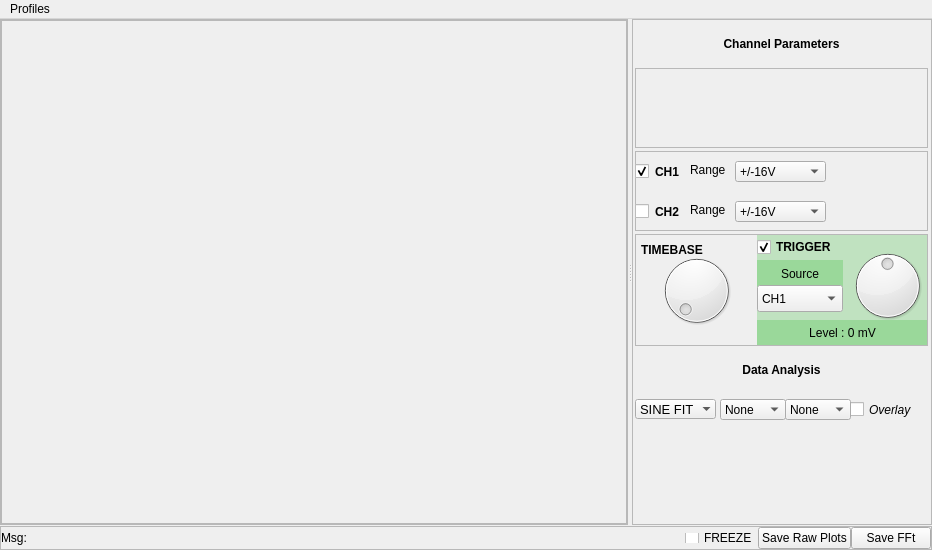
<?xml version="1.0" encoding="UTF-8"?>
<ui version="4.0">
 <class>MainWindow</class>
 <widget class="QMainWindow" name="MainWindow">
  <property name="geometry">
   <rect>
    <x>0</x>
    <y>0</y>
    <width>932</width>
    <height>550</height>
   </rect>
  </property>
  <property name="minimumSize">
   <size>
    <width>300</width>
    <height>0</height>
   </size>
  </property>
  <property name="mouseTracking">
   <bool>false</bool>
  </property>
  <property name="windowTitle">
   <string>Amplitude Modulation</string>
  </property>
  <property name="windowIcon">
   <iconset>
    <normaloff>../../../../../../usr/share/pixmaps/cubeview48.png</normaloff>../../../../../../usr/share/pixmaps/cubeview48.png</iconset>
  </property>
  <property name="windowOpacity">
   <double>1.000000000000000</double>
  </property>
  <property name="toolTip">
   <string/>
  </property>
  <property name="autoFillBackground">
   <bool>false</bool>
  </property>
  <property name="styleSheet">
   <string notr="true"/>
  </property>
  <property name="toolButtonStyle">
   <enum>Qt::ToolButtonIconOnly</enum>
  </property>
  <property name="tabShape">
   <enum>QTabWidget::Rounded</enum>
  </property>
  <widget class="QWidget" name="centralwidget">
   <property name="layoutDirection">
    <enum>Qt::LeftToRight</enum>
   </property>
   <property name="class" stdset="0">
    <string>PeripheralCollection</string>
   </property>
   <layout class="QGridLayout" name="gridLayout">
    <property name="margin">
     <number>0</number>
    </property>
    <property name="spacing">
     <number>0</number>
    </property>
    <item row="0" column="0">
     <layout class="QVBoxLayout" name="verticalLayout_3">
      <property name="spacing">
       <number>1</number>
      </property>
      <item>
       <widget class="QSplitter" name="splitter">
        <property name="sizePolicy">
         <sizepolicy hsizetype="MinimumExpanding" vsizetype="MinimumExpanding">
          <horstretch>0</horstretch>
          <verstretch>0</verstretch>
         </sizepolicy>
        </property>
        <property name="orientation">
         <enum>Qt::Horizontal</enum>
        </property>
        <widget class="QFrame" name="plot_area_frame">
         <property name="frameShape">
          <enum>QFrame::StyledPanel</enum>
         </property>
         <property name="frameShadow">
          <enum>QFrame::Raised</enum>
         </property>
         <layout class="QVBoxLayout" name="verticalLayout_4">
          <property name="spacing">
           <number>0</number>
          </property>
          <property name="margin">
           <number>0</number>
          </property>
          <item>
           <widget class="QScrollArea" name="scrollArea">
            <property name="widgetResizable">
             <bool>true</bool>
            </property>
            <widget class="QWidget" name="scrollAreaWidgetContents">
             <property name="geometry">
              <rect>
               <x>0</x>
               <y>0</y>
               <width>620</width>
               <height>487</height>
              </rect>
             </property>
             <layout class="QVBoxLayout" name="plot_area">
              <property name="spacing">
               <number>0</number>
              </property>
              <property name="margin">
               <number>0</number>
              </property>
             </layout>
            </widget>
           </widget>
          </item>
         </layout>
        </widget>
        <widget class="QFrame" name="frame_4">
         <property name="sizePolicy">
          <sizepolicy hsizetype="Maximum" vsizetype="Maximum">
           <horstretch>0</horstretch>
           <verstretch>0</verstretch>
          </sizepolicy>
         </property>
         <property name="minimumSize">
          <size>
           <width>300</width>
           <height>0</height>
          </size>
         </property>
         <property name="maximumSize">
          <size>
           <width>300</width>
           <height>16777215</height>
          </size>
         </property>
         <property name="layoutDirection">
          <enum>Qt::LeftToRight</enum>
         </property>
         <property name="frameShape">
          <enum>QFrame::StyledPanel</enum>
         </property>
         <property name="frameShadow">
          <enum>QFrame::Raised</enum>
         </property>
         <property name="class" stdset="0">
          <string>PeripheralCollection</string>
         </property>
         <layout class="QVBoxLayout" name="verticalLayout_2" stretch="1,0,1,0,1,1,2">
          <property name="spacing">
           <number>3</number>
          </property>
          <property name="sizeConstraint">
           <enum>QLayout::SetDefaultConstraint</enum>
          </property>
          <property name="leftMargin">
           <number>2</number>
          </property>
          <property name="topMargin">
           <number>2</number>
          </property>
          <property name="rightMargin">
           <number>3</number>
          </property>
          <property name="bottomMargin">
           <number>2</number>
          </property>
          <item>
           <widget class="QLabel" name="label_3">
            <property name="font">
             <font>
              <weight>75</weight>
              <bold>true</bold>
             </font>
            </property>
            <property name="text">
             <string>Channel Parameters</string>
            </property>
            <property name="alignment">
             <set>Qt::AlignCenter</set>
            </property>
            <property name="margin">
             <number>5</number>
            </property>
           </widget>
          </item>
          <item>
           <widget class="QFrame" name="frame">
            <property name="minimumSize">
             <size>
              <width>0</width>
              <height>80</height>
             </size>
            </property>
            <property name="frameShape">
             <enum>QFrame::StyledPanel</enum>
            </property>
            <property name="frameShadow">
             <enum>QFrame::Raised</enum>
            </property>
            <layout class="QHBoxLayout" name="WidgetLayout"/>
           </widget>
          </item>
          <item>
           <widget class="QFrame" name="frame_11">
            <property name="minimumSize">
             <size>
              <width>0</width>
              <height>80</height>
             </size>
            </property>
            <property name="maximumSize">
             <size>
              <width>16777215</width>
              <height>115</height>
             </size>
            </property>
            <property name="frameShape">
             <enum>QFrame::StyledPanel</enum>
            </property>
            <property name="frameShadow">
             <enum>QFrame::Raised</enum>
            </property>
            <property name="class" stdset="0">
             <string>PeripheralCollectionInner</string>
            </property>
            <widget class="QLabel" name="CH1_LABEL">
             <property name="geometry">
              <rect>
               <x>20</x>
               <y>10</y>
               <width>51</width>
               <height>21</height>
              </rect>
             </property>
             <property name="font">
              <font>
               <weight>75</weight>
               <bold>true</bold>
              </font>
             </property>
             <property name="text">
              <string>CH1</string>
             </property>
            </widget>
            <widget class="QLabel" name="CH2_LABEL">
             <property name="geometry">
              <rect>
               <x>20</x>
               <y>50</y>
               <width>51</width>
               <height>21</height>
              </rect>
             </property>
             <property name="font">
              <font>
               <weight>75</weight>
               <bold>true</bold>
              </font>
             </property>
             <property name="text">
              <string>CH2</string>
             </property>
            </widget>
            <widget class="QComboBox" name="CH1GainBox">
             <property name="geometry">
              <rect>
               <x>100</x>
               <y>10</y>
               <width>91</width>
               <height>21</height>
              </rect>
             </property>
             <item>
              <property name="text">
               <string>+/-16V</string>
              </property>
             </item>
             <item>
              <property name="text">
               <string>+/-8V</string>
              </property>
             </item>
             <item>
              <property name="text">
               <string>+/-4V</string>
              </property>
             </item>
             <item>
              <property name="text">
               <string>+/-3V</string>
              </property>
             </item>
             <item>
              <property name="text">
               <string>+/-2V</string>
              </property>
             </item>
             <item>
              <property name="text">
               <string>+/-1.5V</string>
              </property>
             </item>
             <item>
              <property name="text">
               <string>+/-1V</string>
              </property>
             </item>
             <item>
              <property name="text">
               <string>+/-500mV</string>
              </property>
             </item>
            </widget>
            <widget class="QLabel" name="label_30">
             <property name="geometry">
              <rect>
               <x>55</x>
               <y>10</y>
               <width>51</width>
               <height>17</height>
              </rect>
             </property>
             <property name="text">
              <string>Range</string>
             </property>
            </widget>
            <widget class="QLabel" name="label_31">
             <property name="geometry">
              <rect>
               <x>55</x>
               <y>50</y>
               <width>51</width>
               <height>17</height>
              </rect>
             </property>
             <property name="text">
              <string>Range</string>
             </property>
            </widget>
            <widget class="QCheckBox" name="CH1_ENABLE">
             <property name="geometry">
              <rect>
               <x>0</x>
               <y>10</y>
               <width>21</width>
               <height>20</height>
              </rect>
             </property>
             <property name="text">
              <string/>
             </property>
             <property name="checked">
              <bool>true</bool>
             </property>
            </widget>
            <widget class="QCheckBox" name="CH2_ENABLE">
             <property name="geometry">
              <rect>
               <x>0</x>
               <y>50</y>
               <width>21</width>
               <height>20</height>
              </rect>
             </property>
             <property name="text">
              <string/>
             </property>
            </widget>
            <widget class="QComboBox" name="CH2GainBox">
             <property name="geometry">
              <rect>
               <x>100</x>
               <y>50</y>
               <width>91</width>
               <height>21</height>
              </rect>
             </property>
             <item>
              <property name="text">
               <string>+/-16V</string>
              </property>
             </item>
             <item>
              <property name="text">
               <string>+/-8V</string>
              </property>
             </item>
             <item>
              <property name="text">
               <string>+/-4V</string>
              </property>
             </item>
             <item>
              <property name="text">
               <string>+/-3V</string>
              </property>
             </item>
             <item>
              <property name="text">
               <string>+/-2V</string>
              </property>
             </item>
             <item>
              <property name="text">
               <string>+/-1.5V</string>
              </property>
             </item>
             <item>
              <property name="text">
               <string>+/-1V</string>
              </property>
             </item>
             <item>
              <property name="text">
               <string>+/-500mV</string>
              </property>
             </item>
            </widget>
           </widget>
          </item>
          <item>
           <widget class="QFrame" name="frame_5">
            <property name="minimumSize">
             <size>
              <width>0</width>
              <height>100</height>
             </size>
            </property>
            <property name="frameShape">
             <enum>QFrame::StyledPanel</enum>
            </property>
            <property name="frameShadow">
             <enum>QFrame::Raised</enum>
            </property>
            <layout class="QHBoxLayout" name="horizontalLayout_2">
             <property name="spacing">
              <number>3</number>
             </property>
             <property name="margin">
              <number>0</number>
             </property>
             <item>
              <widget class="QFrame" name="frame_2">
               <property name="sizePolicy">
                <sizepolicy hsizetype="Preferred" vsizetype="Preferred">
                 <horstretch>0</horstretch>
                 <verstretch>0</verstretch>
                </sizepolicy>
               </property>
               <property name="minimumSize">
                <size>
                 <width>118</width>
                 <height>40</height>
                </size>
               </property>
               <property name="maximumSize">
                <size>
                 <width>16777215</width>
                 <height>110</height>
                </size>
               </property>
               <property name="frameShape">
                <enum>QFrame::NoFrame</enum>
               </property>
               <property name="frameShadow">
                <enum>QFrame::Raised</enum>
               </property>
               <property name="class" stdset="0">
                <string>PeripheralCollectionInner</string>
               </property>
               <widget class="QLabel" name="label_49">
                <property name="geometry">
                 <rect>
                  <x>5</x>
                  <y>5</y>
                  <width>66</width>
                  <height>19</height>
                 </rect>
                </property>
                <property name="sizePolicy">
                 <sizepolicy hsizetype="Maximum" vsizetype="Preferred">
                  <horstretch>0</horstretch>
                  <verstretch>0</verstretch>
                 </sizepolicy>
                </property>
                <property name="font">
                 <font>
                  <pointsize>9</pointsize>
                  <weight>75</weight>
                  <italic>false</italic>
                  <bold>true</bold>
                 </font>
                </property>
                <property name="text">
                 <string>TIMEBASE</string>
                </property>
               </widget>
               <widget class="QLabel" name="time_label">
                <property name="geometry">
                 <rect>
                  <x>0</x>
                  <y>86</y>
                  <width>116</width>
                  <height>21</height>
                 </rect>
                </property>
                <property name="font">
                 <font>
                  <pointsize>9</pointsize>
                 </font>
                </property>
                <property name="text">
                 <string/>
                </property>
                <property name="alignment">
                 <set>Qt::AlignCenter</set>
                </property>
               </widget>
               <widget class="QDial" name="dial">
                <property name="geometry">
                 <rect>
                  <x>20</x>
                  <y>10</y>
                  <width>81</width>
                  <height>91</height>
                 </rect>
                </property>
                <property name="maximum">
                 <number>9</number>
                </property>
                <property name="pageStep">
                 <number>1</number>
                </property>
               </widget>
              </widget>
             </item>
             <item>
              <widget class="QFrame" name="trigger_frame">
               <property name="sizePolicy">
                <sizepolicy hsizetype="Expanding" vsizetype="Preferred">
                 <horstretch>0</horstretch>
                 <verstretch>0</verstretch>
                </sizepolicy>
               </property>
               <property name="minimumSize">
                <size>
                 <width>150</width>
                 <height>110</height>
                </size>
               </property>
               <property name="maximumSize">
                <size>
                 <width>16777215</width>
                 <height>110</height>
                </size>
               </property>
               <property name="styleSheet">
                <string notr="true">QFrame{background-color: rgba(0, 175, 0, 50);}</string>
               </property>
               <property name="frameShape">
                <enum>QFrame::NoFrame</enum>
               </property>
               <property name="frameShadow">
                <enum>QFrame::Raised</enum>
               </property>
               <property name="class" stdset="0">
                <string>PeripheralCollectionInner</string>
               </property>
               <widget class="QLabel" name="trigger_level_label">
                <property name="geometry">
                 <rect>
                  <x>0</x>
                  <y>85</y>
                  <width>171</width>
                  <height>26</height>
                 </rect>
                </property>
                <property name="font">
                 <font>
                  <pointsize>9</pointsize>
                 </font>
                </property>
                <property name="text">
                 <string>Level : 0 mV</string>
                </property>
                <property name="alignment">
                 <set>Qt::AlignCenter</set>
                </property>
               </widget>
               <widget class="QDial" name="dial_11">
                <property name="geometry">
                 <rect>
                  <x>85</x>
                  <y>10</y>
                  <width>91</width>
                  <height>81</height>
                 </rect>
                </property>
                <property name="toolTip">
                 <string>Scroll to change trigger level</string>
                </property>
                <property name="minimum">
                 <number>0</number>
                </property>
                <property name="maximum">
                 <number>1000</number>
                </property>
                <property name="value">
                 <number>500</number>
                </property>
                <property name="notchTarget">
                 <double>10.000000000000000</double>
                </property>
                <property name="notchesVisible">
                 <bool>false</bool>
                </property>
               </widget>
               <widget class="QLabel" name="label_4">
                <property name="geometry">
                 <rect>
                  <x>0</x>
                  <y>25</y>
                  <width>86</width>
                  <height>27</height>
                 </rect>
                </property>
                <property name="sizePolicy">
                 <sizepolicy hsizetype="Preferred" vsizetype="Preferred">
                  <horstretch>0</horstretch>
                  <verstretch>0</verstretch>
                 </sizepolicy>
                </property>
                <property name="text">
                 <string>Source</string>
                </property>
                <property name="alignment">
                 <set>Qt::AlignCenter</set>
                </property>
               </widget>
               <widget class="QComboBox" name="trigger_select_box">
                <property name="geometry">
                 <rect>
                  <x>0</x>
                  <y>50</y>
                  <width>86</width>
                  <height>27</height>
                 </rect>
                </property>
                <property name="styleSheet">
                 <string notr="true"/>
                </property>
                <property name="iconSize">
                 <size>
                  <width>0</width>
                  <height>0</height>
                 </size>
                </property>
                <property name="frame">
                 <bool>true</bool>
                </property>
                <item>
                 <property name="text">
                  <string>CH1</string>
                 </property>
                </item>
                <item>
                 <property name="text">
                  <string>CH2</string>
                 </property>
                </item>
               </widget>
               <widget class="QCheckBox" name="triggerBox">
                <property name="geometry">
                 <rect>
                  <x>0</x>
                  <y>0</y>
                  <width>101</width>
                  <height>24</height>
                 </rect>
                </property>
                <property name="font">
                 <font>
                  <pointsize>9</pointsize>
                  <weight>75</weight>
                  <italic>false</italic>
                  <bold>true</bold>
                 </font>
                </property>
                <property name="text">
                 <string>TRIGGER</string>
                </property>
                <property name="checked">
                 <bool>true</bool>
                </property>
               </widget>
               <zorder>trigger_level_label</zorder>
               <zorder>label_4</zorder>
               <zorder>trigger_select_box</zorder>
               <zorder>triggerBox</zorder>
               <zorder>dial_11</zorder>
              </widget>
             </item>
            </layout>
           </widget>
          </item>
          <item>
           <widget class="QLabel" name="label_2">
            <property name="sizePolicy">
             <sizepolicy hsizetype="Preferred" vsizetype="Preferred">
              <horstretch>0</horstretch>
              <verstretch>0</verstretch>
             </sizepolicy>
            </property>
            <property name="font">
             <font>
              <weight>75</weight>
              <bold>true</bold>
             </font>
            </property>
            <property name="text">
             <string>Data Analysis</string>
            </property>
            <property name="alignment">
             <set>Qt::AlignCenter</set>
            </property>
            <property name="margin">
             <number>5</number>
            </property>
           </widget>
          </item>
          <item>
           <widget class="QFrame" name="frame_6">
            <property name="minimumSize">
             <size>
              <width>0</width>
              <height>0</height>
             </size>
            </property>
            <property name="maximumSize">
             <size>
              <width>16777215</width>
              <height>60</height>
             </size>
            </property>
            <property name="styleSheet">
             <string notr="true"/>
            </property>
            <property name="frameShape">
             <enum>QFrame::NoFrame</enum>
            </property>
            <property name="frameShadow">
             <enum>QFrame::Raised</enum>
            </property>
            <property name="class" stdset="0">
             <string>PeripheralCollectionInner</string>
            </property>
            <widget class="QComboBox" name="fit_select_box">
             <property name="geometry">
              <rect>
               <x>85</x>
               <y>5</y>
               <width>66</width>
               <height>21</height>
              </rect>
             </property>
             <property name="currentIndex">
              <number>2</number>
             </property>
             <item>
              <property name="text">
               <string>CH1</string>
              </property>
             </item>
             <item>
              <property name="text">
               <string>CH2</string>
              </property>
             </item>
             <item>
              <property name="text">
               <string>None</string>
              </property>
             </item>
            </widget>
            <widget class="QCheckBox" name="overlay_fit_button">
             <property name="geometry">
              <rect>
               <x>215</x>
               <y>5</y>
               <width>76</width>
               <height>21</height>
              </rect>
             </property>
             <property name="font">
              <font>
               <pointsize>9</pointsize>
               <weight>50</weight>
               <italic>true</italic>
               <bold>false</bold>
              </font>
             </property>
             <property name="layoutDirection">
              <enum>Qt::LeftToRight</enum>
             </property>
             <property name="autoFillBackground">
              <bool>false</bool>
             </property>
             <property name="text">
              <string>Overlay</string>
             </property>
             <property name="iconSize">
              <size>
               <width>0</width>
               <height>0</height>
              </size>
             </property>
            </widget>
            <widget class="QComboBox" name="fit_select_box_2">
             <property name="geometry">
              <rect>
               <x>150</x>
               <y>5</y>
               <width>66</width>
               <height>21</height>
              </rect>
             </property>
             <property name="currentIndex">
              <number>2</number>
             </property>
             <item>
              <property name="text">
               <string>CH1</string>
              </property>
             </item>
             <item>
              <property name="text">
               <string>CH2</string>
              </property>
             </item>
             <item>
              <property name="text">
               <string>None</string>
              </property>
             </item>
            </widget>
            <widget class="QComboBox" name="fit_type_box">
             <property name="geometry">
              <rect>
               <x>0</x>
               <y>5</y>
               <width>81</width>
               <height>20</height>
              </rect>
             </property>
             <property name="font">
              <font>
               <pointsize>10</pointsize>
               <weight>50</weight>
               <italic>false</italic>
               <bold>false</bold>
              </font>
             </property>
             <property name="currentIndex">
              <number>0</number>
             </property>
             <property name="frame">
              <bool>false</bool>
             </property>
             <item>
              <property name="text">
               <string>SINE FIT</string>
              </property>
             </item>
            </widget>
           </widget>
          </item>
          <item>
           <spacer name="verticalSpacer">
            <property name="orientation">
             <enum>Qt::Vertical</enum>
            </property>
            <property name="sizeHint" stdset="0">
             <size>
              <width>20</width>
              <height>1</height>
             </size>
            </property>
           </spacer>
          </item>
         </layout>
        </widget>
       </widget>
      </item>
      <item>
       <layout class="QVBoxLayout" name="verticalLayout">
        <property name="spacing">
         <number>0</number>
        </property>
        <item>
         <widget class="QFrame" name="frame_9">
          <property name="sizePolicy">
           <sizepolicy hsizetype="Preferred" vsizetype="Maximum">
            <horstretch>0</horstretch>
            <verstretch>20</verstretch>
           </sizepolicy>
          </property>
          <property name="minimumSize">
           <size>
            <width>0</width>
            <height>17</height>
           </size>
          </property>
          <property name="maximumSize">
           <size>
            <width>16777215</width>
            <height>34</height>
           </size>
          </property>
          <property name="baseSize">
           <size>
            <width>0</width>
            <height>0</height>
           </size>
          </property>
          <property name="frameShape">
           <enum>QFrame::StyledPanel</enum>
          </property>
          <property name="frameShadow">
           <enum>QFrame::Raised</enum>
          </property>
          <layout class="QHBoxLayout" name="horizontalLayout">
           <property name="spacing">
            <number>0</number>
           </property>
           <property name="sizeConstraint">
            <enum>QLayout::SetMaximumSize</enum>
           </property>
           <property name="margin">
            <number>0</number>
           </property>
           <item>
            <widget class="QLabel" name="message_label">
             <property name="sizePolicy">
              <sizepolicy hsizetype="MinimumExpanding" vsizetype="Maximum">
               <horstretch>0</horstretch>
               <verstretch>0</verstretch>
              </sizepolicy>
             </property>
             <property name="baseSize">
              <size>
               <width>0</width>
               <height>17</height>
              </size>
             </property>
             <property name="styleSheet">
              <string notr="true"/>
             </property>
             <property name="text">
              <string>Msg:</string>
             </property>
             <property name="alignment">
              <set>Qt::AlignLeading|Qt::AlignLeft|Qt::AlignTop</set>
             </property>
             <property name="wordWrap">
              <bool>false</bool>
             </property>
            </widget>
           </item>
           <item>
            <widget class="QCheckBox" name="freezeButton">
             <property name="sizePolicy">
              <sizepolicy hsizetype="Minimum" vsizetype="Maximum">
               <horstretch>0</horstretch>
               <verstretch>0</verstretch>
              </sizepolicy>
             </property>
             <property name="maximumSize">
              <size>
               <width>100</width>
               <height>10</height>
              </size>
             </property>
             <property name="text">
              <string>FREEZE</string>
             </property>
            </widget>
           </item>
           <item>
            <widget class="QPushButton" name="pushButton_2">
             <property name="text">
              <string>Save Raw Plots</string>
             </property>
            </widget>
           </item>
           <item>
            <widget class="QPushButton" name="pushButton_3">
             <property name="text">
              <string>Save FFt</string>
             </property>
            </widget>
           </item>
          </layout>
         </widget>
        </item>
       </layout>
      </item>
     </layout>
    </item>
   </layout>
  </widget>
  <widget class="QMenuBar" name="menuBar">
   <property name="geometry">
    <rect>
     <x>0</x>
     <y>0</y>
     <width>932</width>
     <height>25</height>
    </rect>
   </property>
   <widget class="QMenu" name="menuSaveProfile">
    <property name="title">
     <string>Profiles</string>
    </property>
    <addaction name="actionSaveProfile"/>
    <addaction name="actionLoadProfile"/>
   </widget>
   <addaction name="menuSaveProfile"/>
  </widget>
  <action name="actionSaveProfile">
   <property name="text">
    <string>saveProfile</string>
   </property>
  </action>
  <action name="actionLoadProfile">
   <property name="text">
    <string>LoadProfile</string>
   </property>
   <property name="shortcut">
    <string>Ctrl+O</string>
   </property>
  </action>
 </widget>
 <resources/>
 <connections>
  <connection>
   <sender>CH1GainBox</sender>
   <signal>currentIndexChanged(int)</signal>
   <receiver>MainWindow</receiver>
   <slot>setGainCH1(int)</slot>
   <hints>
    <hint type="sourcelabel">
     <x>824</x>
     <y>184</y>
    </hint>
    <hint type="destinationlabel">
     <x>0</x>
     <y>139</y>
    </hint>
   </hints>
  </connection>
  <connection>
   <sender>CH2GainBox</sender>
   <signal>currentIndexChanged(int)</signal>
   <receiver>MainWindow</receiver>
   <slot>setGainCH2(int)</slot>
   <hints>
    <hint type="sourcelabel">
     <x>824</x>
     <y>224</y>
    </hint>
    <hint type="destinationlabel">
     <x>748</x>
     <y>0</y>
    </hint>
   </hints>
  </connection>
  <connection>
   <sender>dial</sender>
   <signal>valueChanged(int)</signal>
   <receiver>MainWindow</receiver>
   <slot>setTimeBase(int)</slot>
   <hints>
    <hint type="sourcelabel">
     <x>735</x>
     <y>256</y>
    </hint>
    <hint type="destinationlabel">
     <x>645</x>
     <y>549</y>
    </hint>
   </hints>
  </connection>
  <connection>
   <sender>trigger_select_box</sender>
   <signal>currentIndexChanged(int)</signal>
   <receiver>MainWindow</receiver>
   <slot>setTriggerChannel(int)</slot>
   <hints>
    <hint type="sourcelabel">
     <x>841</x>
     <y>314</y>
    </hint>
    <hint type="destinationlabel">
     <x>867</x>
     <y>286</y>
    </hint>
   </hints>
  </connection>
  <connection>
   <sender>dial_11</sender>
   <signal>valueChanged(int)</signal>
   <receiver>MainWindow</receiver>
   <slot>setTriggerLevel(int)</slot>
   <hints>
    <hint type="sourcelabel">
     <x>931</x>
     <y>328</y>
    </hint>
    <hint type="destinationlabel">
     <x>867</x>
     <y>359</y>
    </hint>
   </hints>
  </connection>
  <connection>
   <sender>actionLoadProfile</sender>
   <signal>triggered()</signal>
   <receiver>MainWindow</receiver>
   <slot>loadPro()</slot>
   <hints>
    <hint type="sourcelabel">
     <x>-1</x>
     <y>-1</y>
    </hint>
    <hint type="destinationlabel">
     <x>465</x>
     <y>274</y>
    </hint>
   </hints>
  </connection>
  <connection>
   <sender>actionSaveProfile</sender>
   <signal>triggered()</signal>
   <receiver>MainWindow</receiver>
   <slot>savePro()</slot>
   <hints>
    <hint type="sourcelabel">
     <x>-1</x>
     <y>-1</y>
    </hint>
    <hint type="destinationlabel">
     <x>465</x>
     <y>274</y>
    </hint>
   </hints>
  </connection>
  <connection>
   <sender>pushButton_3</sender>
   <signal>clicked()</signal>
   <receiver>MainWindow</receiver>
   <slot>saveFft()</slot>
   <hints>
    <hint type="sourcelabel">
     <x>888</x>
     <y>538</y>
    </hint>
    <hint type="destinationlabel">
     <x>892</x>
     <y>561</y>
    </hint>
   </hints>
  </connection>
  <connection>
   <sender>pushButton_2</sender>
   <signal>clicked()</signal>
   <receiver>MainWindow</receiver>
   <slot>saveData()</slot>
   <hints>
    <hint type="sourcelabel">
     <x>808</x>
     <y>536</y>
    </hint>
    <hint type="destinationlabel">
     <x>809</x>
     <y>567</y>
    </hint>
   </hints>
  </connection>
 </connections>
 <slots>
  <slot>byebye()</slot>
  <slot>setGainCH1(int)</slot>
  <slot>setGainCH2(int)</slot>
  <slot>setPCS(int)</slot>
  <slot>setPV1(int)</slot>
  <slot>setPV2(int)</slot>
  <slot>setTimeBase(int)</slot>
  <slot>setTriggerLevel(int)</slot>
  <slot>setTriggerChannel(int)</slot>
  <slot>setSamples(int)</slot>
  <slot>setActiveChannels(QString)</slot>
  <slot>setPV3(int)</slot>
  <slot>setSINE1(double)</slot>
  <slot>setSINE2(double)</slot>
  <slot>start_dma_dds()</slot>
  <slot>remap_CH0(QString)</slot>
  <slot>setGainCH5(int)</slot>
  <slot>set_scope_type(int)</slot>
  <slot>set_digital_trigger(bool)</slot>
  <slot>set_digital_scope_time(int)</slot>
  <slot>setActiveDigitalChannels(QString)</slot>
  <slot>enable_channel(bool)</slot>
  <slot>set_liss_x(int)</slot>
  <slot>set_liss_y(int)</slot>
  <slot>plot_liss()</slot>
  <slot>change_scope_type(int)</slot>
  <slot>set_dchan_mode_ch4(int)</slot>
  <slot>set_dchan_mode_ch3(int)</slot>
  <slot>set_dchan_mode_ch2(int)</slot>
  <slot>set_dchan_mode_ch1(int)</slot>
  <slot>liss_animate(bool)</slot>
  <slot>measure_r2r()</slot>
  <slot>measure_f2f()</slot>
  <slot>measure_pulse()</slot>
  <slot>measure_dcycle()</slot>
  <slot>setOffset(int)</slot>
  <slot>setOpacity(int)</slot>
  <slot>measure_interval()</slot>
  <slot>sqr_phase(int)</slot>
  <slot>sqr_freq(int)</slot>
  <slot>sqr_dc(int)</slot>
  <slot>sqr_update()</slot>
  <slot>autoset()</slot>
  <slot>setSINEPHASE(double)</slot>
  <slot>collapse_waveform()</slot>
  <slot>setSinePhase()</slot>
  <slot>enableXY(bool)</slot>
  <slot>setFourier(bool)</slot>
  <slot>enable12()</slot>
  <slot>disable12()</slot>
  <slot>saveData()</slot>
  <slot>savePro()</slot>
  <slot>loadPro()</slot>
  <slot>saveFft()</slot>
 </slots>
</ui>
